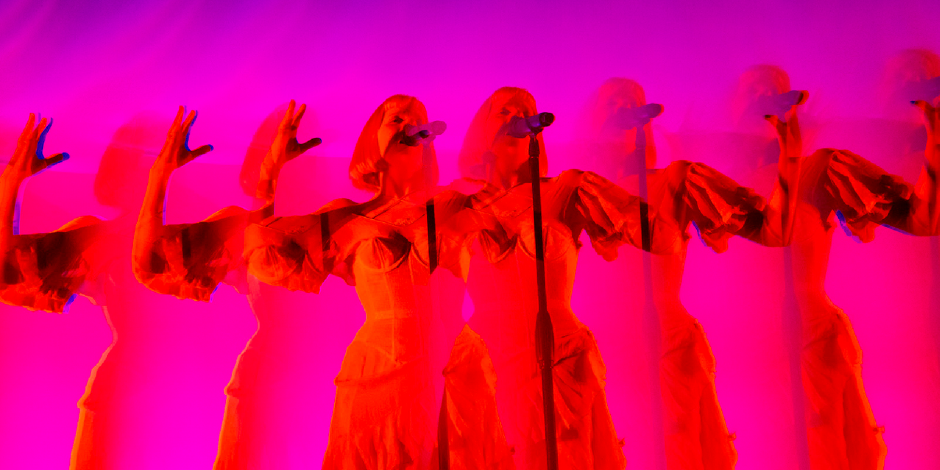
#> input picture au.png, 940 x 470 px
$ python image-pca.py
#> lines starting #> are read from the running program, lines starting #| are printed output that depends on the picture
#adaptado de https://towardsdatascience.com/dimensionality-reduction-of-a-color-photo-splitting-into-rgb-channels-using-pca-algorithm-in-python-ba01580a1118

import numpy as np
import pandas as pd
import matplotlib.pyplot as plt
from sklearn.decomposition import PCA
import cv2
#Obteniendo informacion
img = cv2.cvtColor(cv2.imread('au.png'), cv2.COLOR_BGR2RGB)
plt.imshow(img)
plt.title("Original")
plt.show()
#Dividiendo en canales de color
r, g, b = img[:,:,0], img[:,:,1], img[:,:,2] #si usamos r g b como canales de color en vez de cv2.split el color se ve raro, revisar valores de las matrices
gray = 0.2989 * r + 0.5870 * g + 0.1140 * b
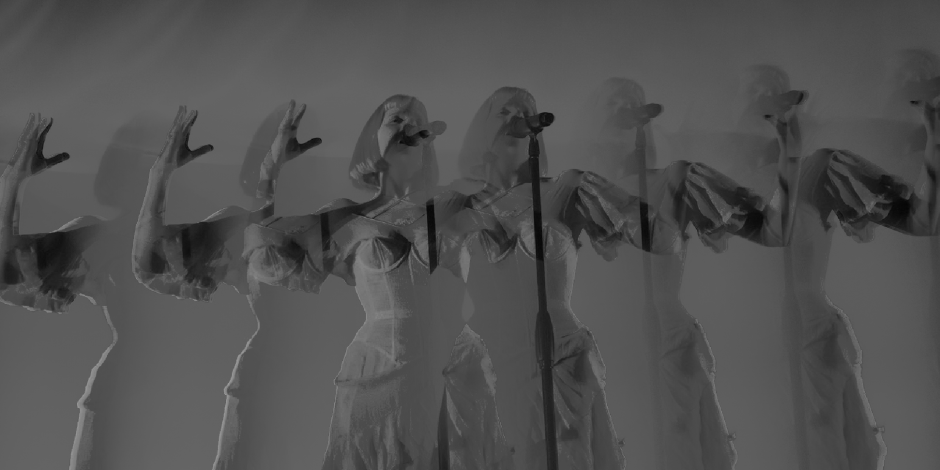
#> gray: shape (470, 940) float64; min 5.38, max 153.3, mean 81.1

blue,green,red = cv2.split(img)
fig = plt.figure()
fig.add_subplot(131)
plt.title("canal azul")
plt.imshow(blue,cmap='gray')
fig.add_subplot(132)
plt.title("canal verde")
plt.imshow(green,cmap='gray')
fig.add_subplot(133)
plt.title("canal rojo")
plt.imshow(red,cmap='gray')
fig.add_subplot(332)
plt.title("imagen gris")
plt.imshow(gray,cmap='gray')
plt.show()
#normalizando
df_blue = blue/255
df_green = green/255
df_red = red/255
df_gray = gray/255
#aplicando pca
pca_gray = PCA(n_components=100)
pca_gray.fit(df_gray)
trans_pca_gray = pca_gray.transform(df_gray)
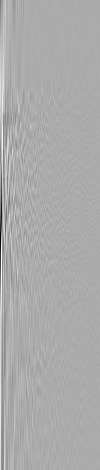
#> trans_pca_gray: shape (470, 100) float64; min -2.96, max 1.44, mean 5.19e-17; drawn with min black and max white
pca_b = PCA(n_components=100)
pca_b.fit(df_blue)
trans_pca_b = pca_b.transform(df_blue)
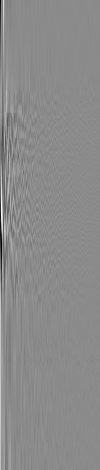
#> trans_pca_b: shape (470, 100) float64; min -5.77, max 4.82, mean -3.53e-16; drawn with min black and max white
pca_g = PCA(n_components=100)
pca_g.fit(df_green)
trans_pca_g = pca_g.transform(df_green)
pca_r = PCA(n_components=100)
pca_r.fit(df_red)
trans_pca_r = pca_r.transform(df_red)
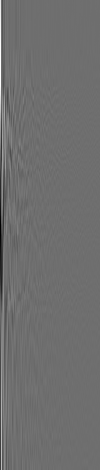
#> trans_pca_r: shape (470, 100) float64; min -9.21, max 11.96, mean 1.54e-16; drawn with min black and max white
#Explicacion de cada canal
print(f"Imagen gris : {sum(pca_gray.explained_variance_ratio_)}")
print(f"Canal azul  : {sum(pca_b.explained_variance_ratio_)}")
print(f"canal verde : {sum(pca_g.explained_variance_ratio_)}")
print(f"canal rojo  : {sum(pca_r.explained_variance_ratio_)}")
#regresando los valores de PCA a matriz de imagenes
b_arr = pca_b.inverse_transform(trans_pca_b)
g_arr = pca_g.inverse_transform(trans_pca_g)
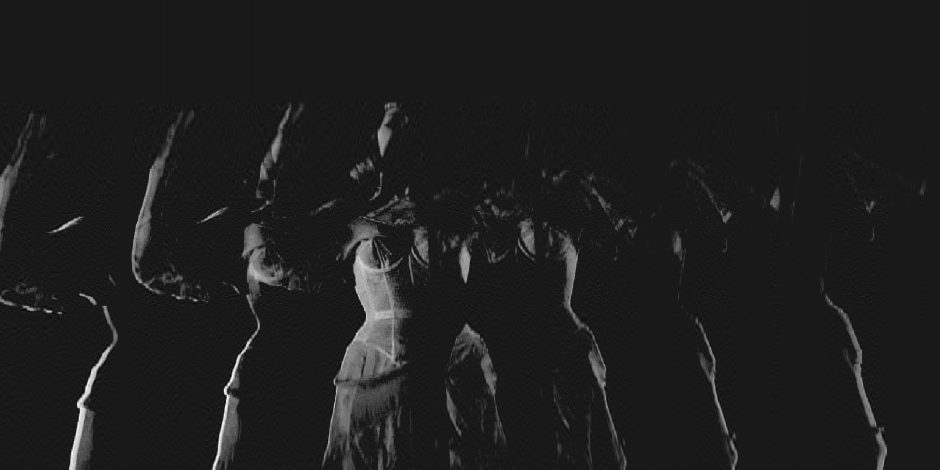
#> g_arr: shape (470, 940) float64; min -0.0508, max 0.464, mean 0.0105; drawn with min black and max white
r_arr = pca_r.inverse_transform(trans_pca_r)
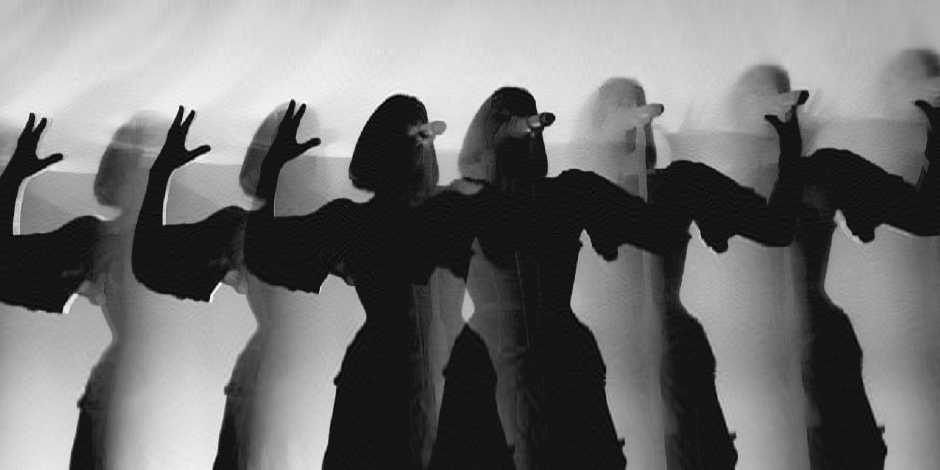
#> r_arr: shape (470, 940) float64; min -0.082, max 0.924, mean 0.374; drawn with min black and max white
#PCA en cada canal de color
fig = plt.figure()
fig.add_subplot(131)
plt.title("canal azul")
plt.imshow(blue,cmap='gray')
fig.add_subplot(132)
plt.title("canal verde")
plt.imshow(green,cmap='gray')
fig.add_subplot(133)
plt.title("canal rojo")
plt.imshow(red,cmap='gray')
fig.add_subplot(231)
plt.title("canal azul reducido")
plt.imshow(b_arr,cmap='gray')
fig.add_subplot(232)
plt.title("canal verde reducido")
plt.imshow(g_arr,cmap='gray')
fig.add_subplot(233)
plt.title("canal rojo reducido")
plt.imshow(r_arr,cmap='gray')
plt.show()
#explicacion de cada componente
exp_var_pca = pca_gray.explained_variance_ratio_
cum_sum_eigenvalues = np.cumsum(exp_var_pca)
plt.bar(range(0,len(exp_var_pca)), exp_var_pca, alpha=0.5, align='center', label='Explicacion de cada componente')
plt.step(range(0,len(cum_sum_eigenvalues)), cum_sum_eigenvalues, where='mid',label='Explicacion acumulada')
plt.ylabel('Porcentaje de explicacion')
plt.xlabel('Componente principal')
plt.legend(loc='best')
plt.tight_layout()
plt.show()
#> figure, not shown here; tallest bar 0.304 high, from x = -0.4 to 0.4; curve peaks at x = 99, y = 0.991
#creacion de las imagenes
img_reduced = (cv2.merge((b_arr, g_arr, r_arr)))
img_reduced_gris = pca_gray.inverse_transform(trans_pca_gray)
#Comparacion imagenes a color
fig = plt.figure()
fig.add_subplot(121)
plt.title("Imagen Original")
plt.imshow(img)
fig.add_subplot(122)
plt.title("Imagen Comprimida")
plt.imshow(img_reduced)
plt.show()
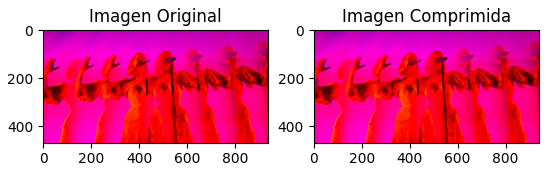
#> figure drawn by matplotlib, 2 panels
#Comparacion imagenes a escala de grises
fig = plt.figure()
fig.add_subplot(121)
plt.title("Imagen Original Gris")
plt.imshow(gray, cmap='gray')
fig.add_subplot(122)
plt.title("Imagen Comprimida Gris")
plt.imshow(img_reduced_gris, cmap='gray')
plt.show()
